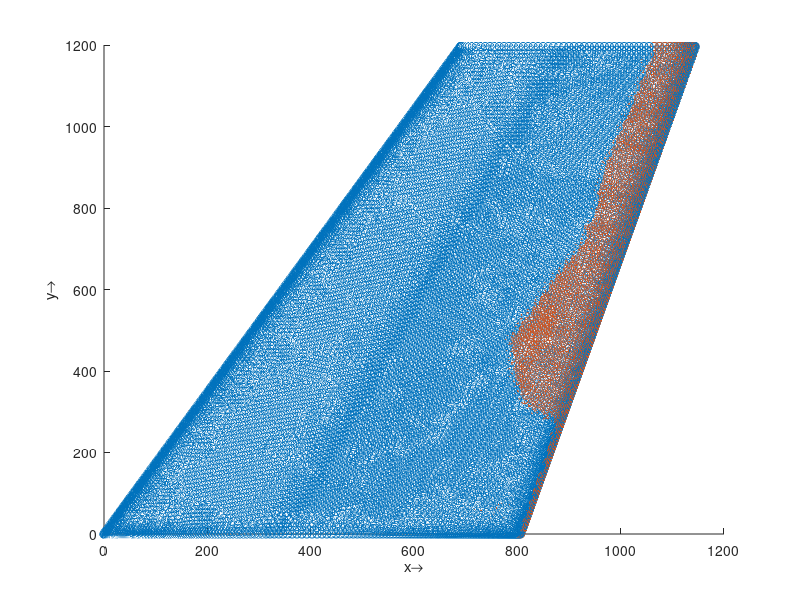

Reproduce this figure in MATLAB.
clear all;
close all;
clc;
format long;

load baseline.txt
load new.txt


x = baseline(:,2);
y = baseline(:,3);
z = baseline(:,4);

xnew = new(:,2);
ynew = new(:,3);
znew = new(:,4);

figure (1);
hold on
%axis equal tight;

scatter3(x,y,z,'b.');

scatter3(xnew,ynew,znew,'r.');

xlabel('x\rightarrow');
ylabel('y\rightarrow');
zlabel('z\rightarrow');